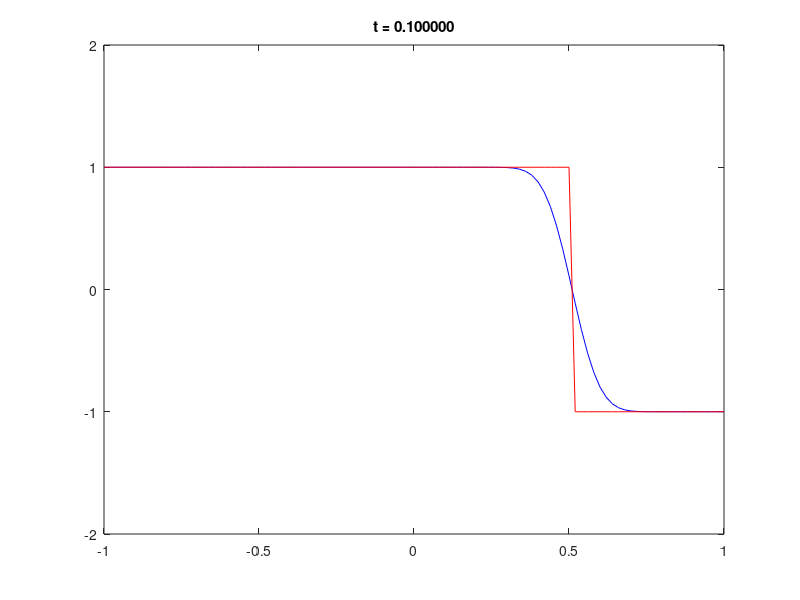
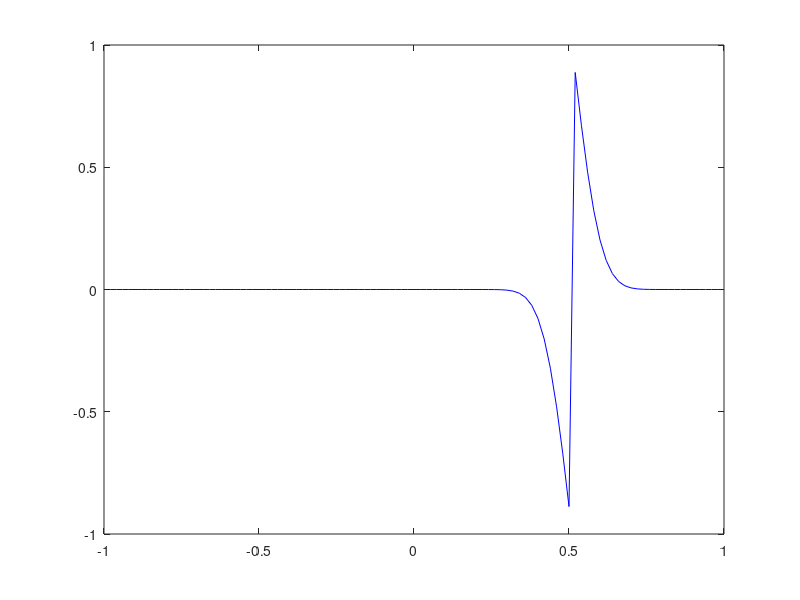

The MATLAB script that drew these images, in order:
%%%%%%%%%%%%%%%%%%%%%%%%%%%%%%%%%%%%%%%%%%%%%%%%%%%%%%%%%%%%%%%%%%%%%%%%%%%%%
%
% This MATLAB script computes the solution of the 1d advection equation
%
%    u_t + a u_x = 0
%
% on the domain -\infty < x < \infty with initial conditions
% 
%    u(x) = 1 for x < 0 and u(x) = -1 for x > 0
%
% using forward Euler time integration with a first-order upwind spatial 
% discretization and a suboptimal time step.  For computational purposes, 
% the domain is truncated to -1 < x < 1 and the boundary conditions are 
% taken to be u(-1) = 1 and u(1) = -1. 
% 
% Kevin T. Chu
% 2007 September
% 
%%%%%%%%%%%%%%%%%%%%%%%%%%%%%%%%%%%%%%%%%%%%%%%%%%%%%%%%%%%%%%%%%%%%%%%%%%%%%

clear 
format long
format compact

% PDE parameters
a = 5;

% time integration parameters
t_init  = 0.0;
t_final = 0.1;

% number of grid cells to use in computation 
% NOTE: number of grid points is N = (N_cell+1)
N_cell = 100;

% construct grid
N = N_cell+1;
dx = 2/N_cell;
x = -1:dx:1;  x = x';   

% set dt
dt = 0.5*dx/a;

% construct upwind first-derivative operator (with boundary conditions)
G = (diag(ones(N,1),0) - diag(ones(N-1,1),-1))/dx;
G(1,1) = 0; G(1,2) = 0;    % no need to compute gradient at boundary 
G(N,N) = 0; G(N,N-1) = 0;  % no need to compute gradient at boundary 

% set initial data
u_init = zeros(size(x));
idx = find(x <= 0);
u_init(idx) = 1;
idx = find(x > 0);
u_init(idx) = -1;

% first-order upwind (suboptimal time step)
t = t_init;
u = u_init;
while (t < t_final)

  % compute exact solution
  u_exact = zeros(size(x));
  idx = find(x <= a*t);
  u_exact(idx) = 1;
  idx = find(x > a*t);
  u_exact(idx) = -1;

  % plot solution
  figure(1); clf;
  plot(x,u,'b--');
  hold on;
  plot(x,u_exact,'r');
  axis([-1 1 -2 2]);
  title_string = sprintf('t = %f',t);
  title(title_string);
  drawnow

  % impose boundary conditions
  u(1) = 1;
  u(N) = -1;

  % update solution
  u = u - a*dt*(G*u);

  % update time
  t = t + dt;

end

% compute exact solution
u_exact = zeros(size(x));
idx = find(x <= a*t);
u_exact(idx) = 1;
idx = find(x > a*t);
u_exact(idx) = -1;

% plot final result
figure(1); clf;
plot(x,u,'b-');  
hold on;
plot(x,u_exact,'r');
axis([-1 1 -2 2]);
title_string = sprintf('t = %f',t);
title(title_string);

% compute error
err = u-u_exact;
err_L1_upwind1 = sum(abs(err))*dx
err_L_inf_upwind1 = max((err))

% plot error
figure(2); clf;
plot(x,err,'b-');  

